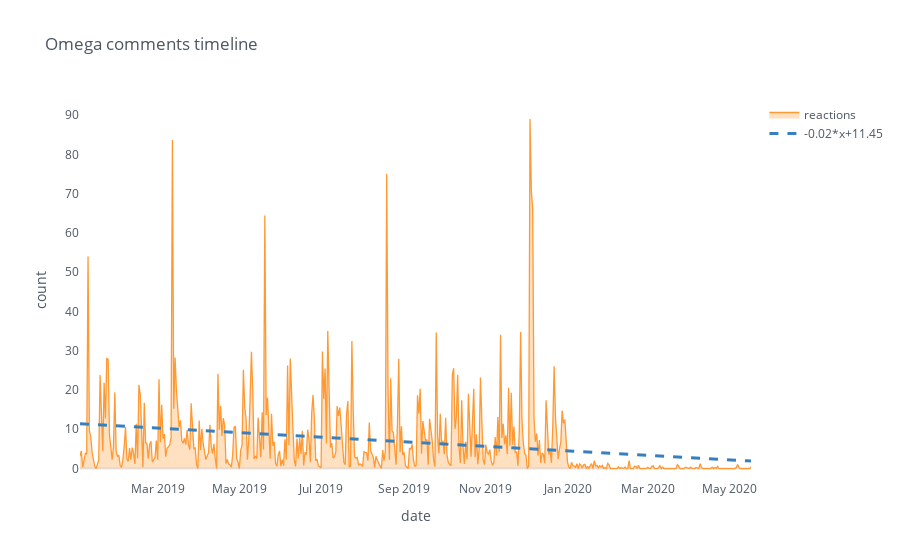

Notebook code cell kept with this figure:
### Code cell
get_activity_per_day(all_comments_df, 'Omega')

### Figure 1 — Plotly figure (JSON) as saved in the notebook; plotly's stock layout.template omitted (floating-point values rounded to 4 significant figures; data arrays with more than 128 entries replaced by an {"elided": "..."} marker saying what was removed)
{"data": [{"fill": "tozeroy", "fillcolor": "rgba(255, 153, 51, 0.3)", "line": {"color": "rgba(255, 153, 51, 1.0)", "dash": "solid", "shape": "linear", "width": 1.3}, "mode": "lines", "name": "reactions", "text": {"elided": "502 float values"}, "type": "scatter", "x": {"elided": "502 str values"}, "y": {"elided": "502 float values"}}, {"line": {"color": "rgba(55, 128, 191, 1.0)", "dash": "dash", "shape": "linear", "width": 3}, "mode": "lines", "name": "-0.02*x+11.45", "type": "scatter", "x": {"elided": "502 str values"}, "y": {"elided": "502 float values"}}], "layout": {"bargap": 0.01, "legend": {"bgcolor": "#FFFFFF", "font": {"color": "#4D5663"}}, "paper_bgcolor": "#FFFFFF", "plot_bgcolor": "#FFFFFF", "title": {"font": {"color": "#4D5663"}, "text": "Omega comments timeline"}, "xaxis": {"gridcolor": "white", "showgrid": true, "tickfont": {"color": "#4D5663"}, "title": {"font": {"color": "#4D5663"}, "text": "date"}, "zerolinecolor": "#E1E5ED"}, "yaxis": {"gridcolor": "white", "showgrid": true, "tickfont": {"color": "#4D5663"}, "title": {"font": {"color": "#4D5663"}, "text": "count"}, "zerolinecolor": "#E1E5ED"}}}
